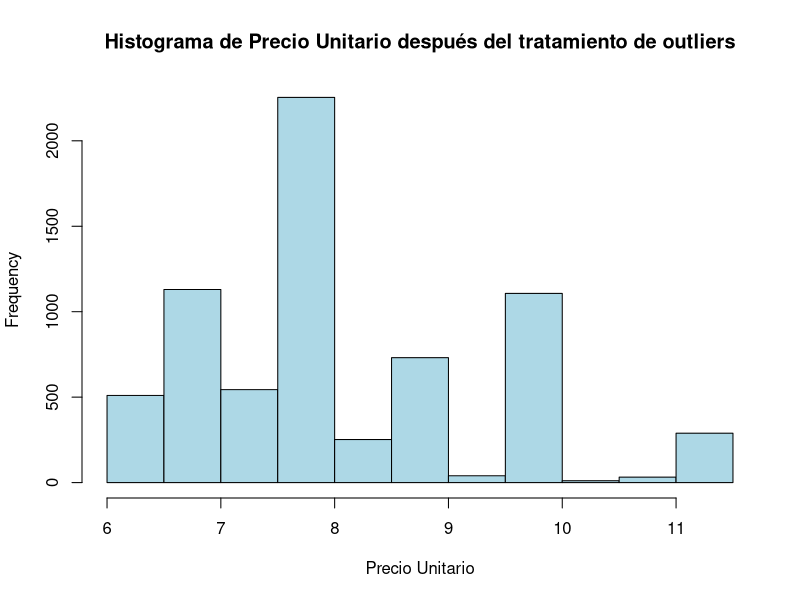
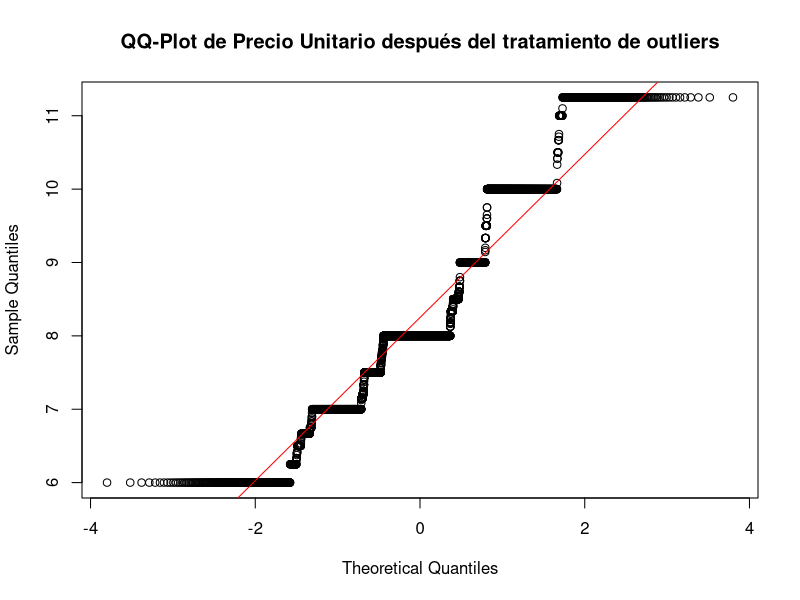

These figures' R source, in order:
## ---- chunk 1
knitr::opts_chunk$set(echo = TRUE)
library(readxl)
## ---- chunk 2
datos <- read_excel("Frijol_ENCOVI_2023.xlsx")
names(datos)[names(datos) == "P13A07E"] <- "GASTO_TOTAL"
names(datos)[names(datos) == "P13A07A"] <- "CANTIDAD_COMPRADA"
## ---- chunk 3
datos$CANTIDAD_COMPRADA[datos$CANTIDAD_COMPRADA == 0] <- NA
datos <- datos[!is.na(datos$CANTIDAD_COMPRADA), ]
## ---- chunk 4
datos$PRECIO_UNITARIO <- datos$GASTO_TOTAL / datos$CANTIDAD_COMPRADA
summary(datos$PRECIO_UNITARIO)
## ---- chunk 5
Q1 <- quantile(datos$PRECIO_UNITARIO, 0.25, na.rm = TRUE)
Q3 <- quantile(datos$PRECIO_UNITARIO, 0.75, na.rm = TRUE)
IQR <- Q3 - Q1

limite_inferior <- Q1 - 1.5 * IQR
limite_superior <- Q3 + 1.5 * IQR

datos$PRECIO_UNITARIO[datos$PRECIO_UNITARIO < limite_inferior] <- limite_inferior
datos$PRECIO_UNITARIO[datos$PRECIO_UNITARIO > limite_superior] <- limite_superior

summary(datos$PRECIO_UNITARIO)

hist(datos$PRECIO_UNITARIO, main = "Histograma de Precio Unitario después del tratamiento de outliers", xlab = "Precio Unitario", col = "lightblue", border = "black")
qqnorm(datos$PRECIO_UNITARIO, main = "QQ-Plot de Precio Unitario después del tratamiento de outliers")
qqline(datos$PRECIO_UNITARIO, col = "red")
## ---- chunk 6
modelo <- lm(datos$CANTIDAD_COMPRADA ~ datos$PRECIO_UNITARIO, weights = datos$FACTOR, datos)
summary(modelo)
## ---- chunk 7
datos_ingreso <- read_excel("Personas_ENCOVI_2023.xlsx")
datos_ingreso <- datos_ingreso[!is.na(datos_ingreso$P10C01), ]
summary(datos_ingreso)
head(datos_ingreso)
dim(datos_ingreso)
## ---- chunk 8
# No_HOGAR I want to group by HOGAR and sum all the INGRESO variables without external dependencies
# ingreso_hogar <- aggregate(cbind(P10C01, P10C27, P10C31B, P10C32B, P10C34B, P10C38B) ~ NO_HOGAR, data = datos_ingreso, sum, na.rm = TRUE)
# summary(ingreso_hogar)
# head(ingreso_hogar)
# dim(ingreso_hogar)
